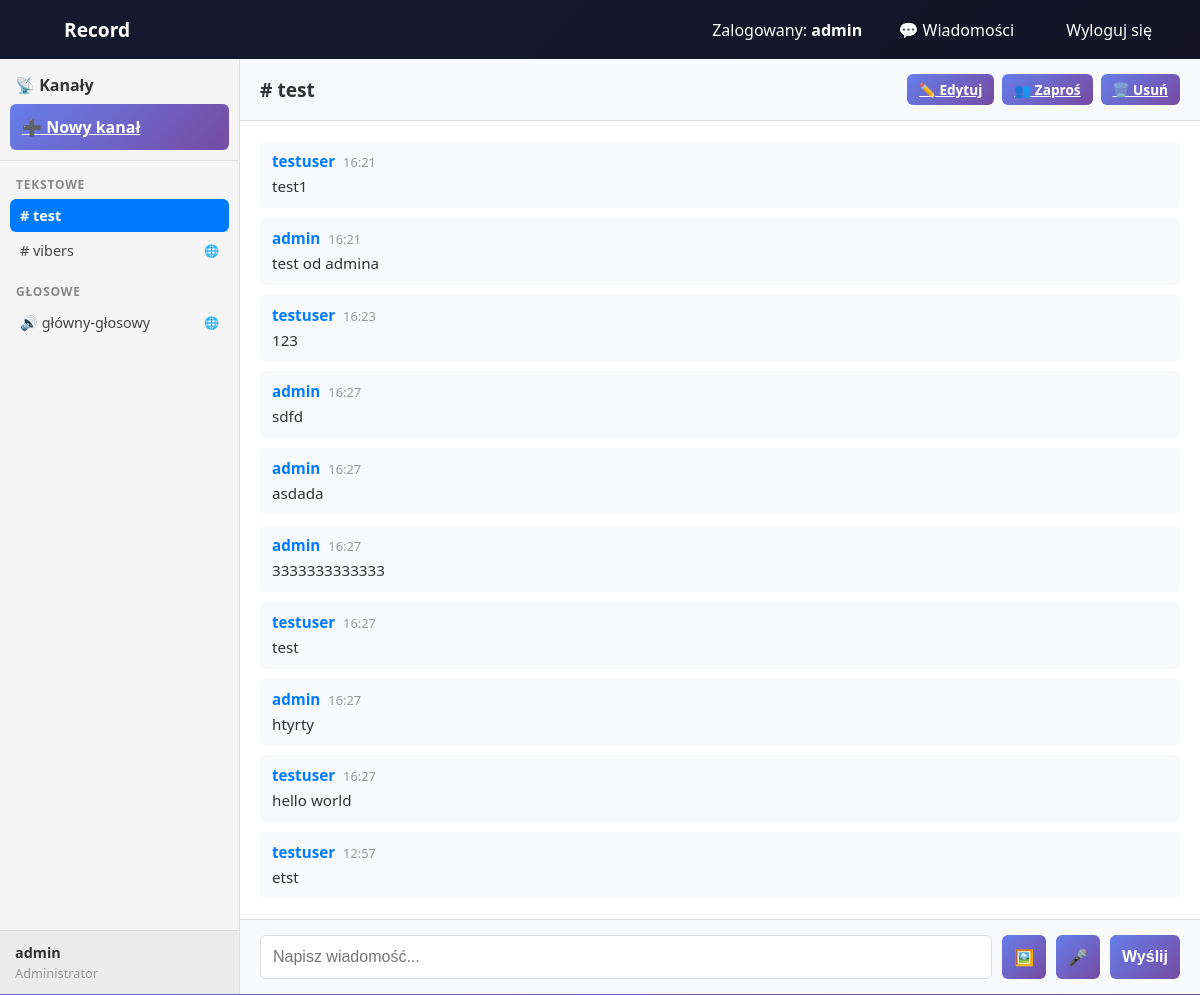
Before: /?channel_id=5 (signed in) with the older database file.
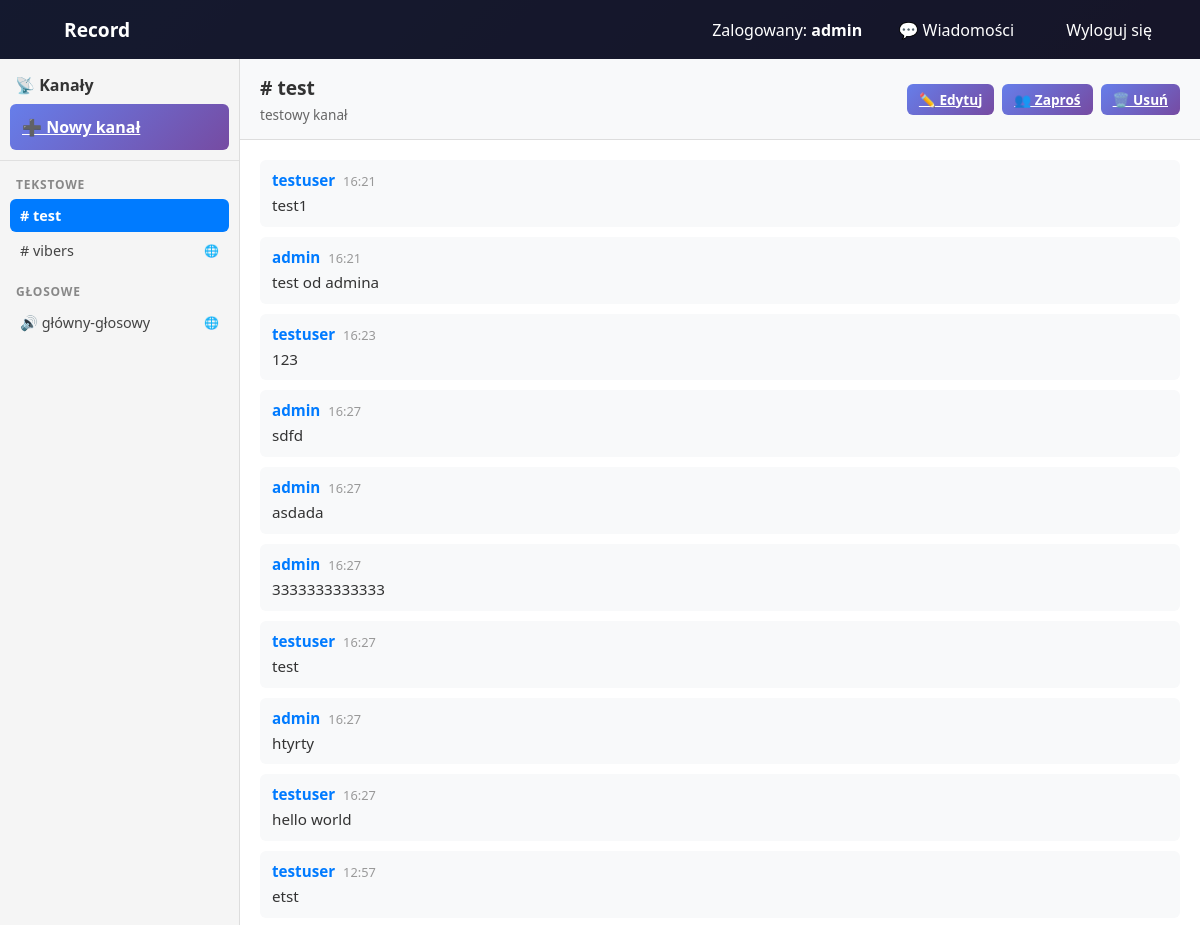
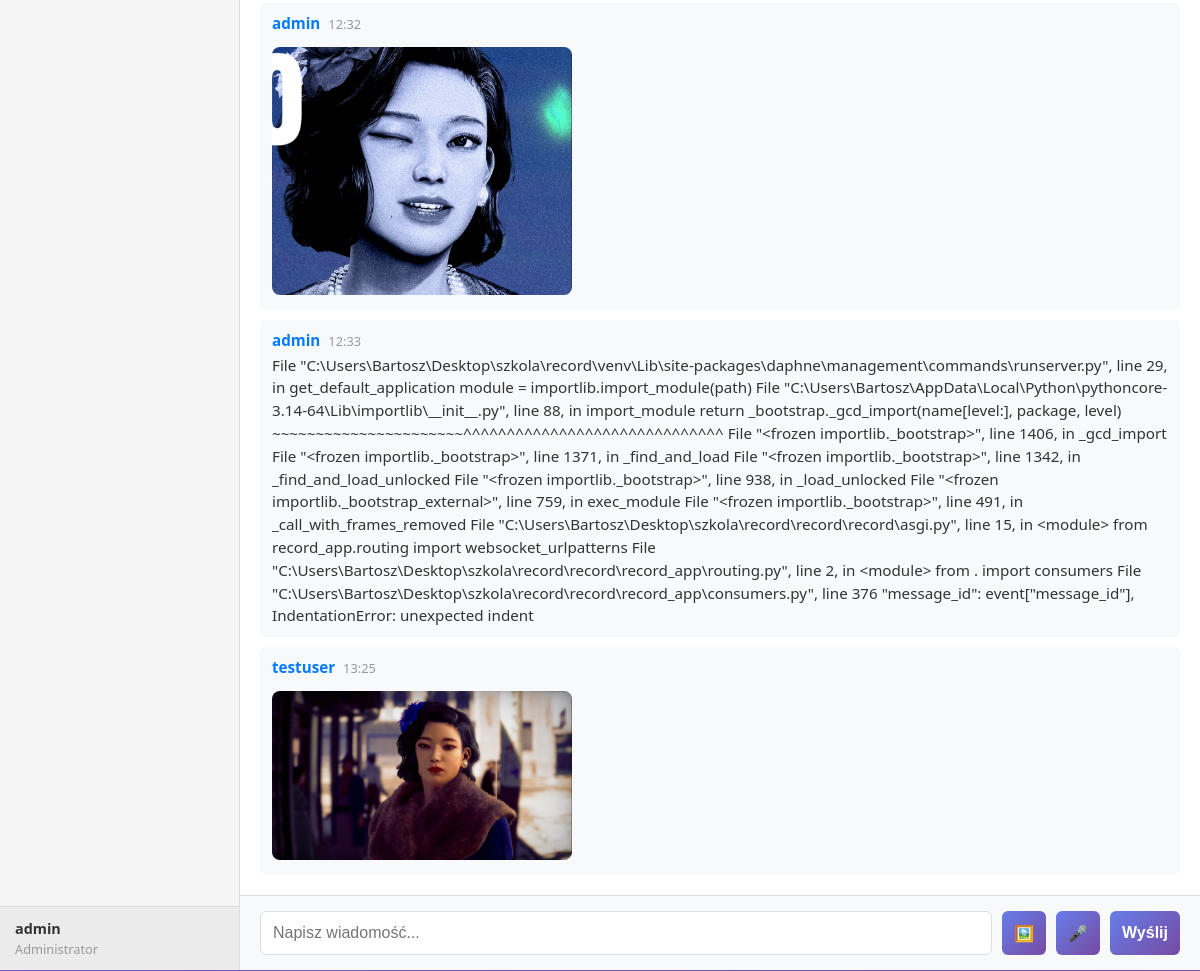
After: the same page with the newer database file (2 pictures, top to bottom).
### record_app/models.py (models this page shows, shortened)
class User(AbstractUser):
    ROLE_CHOICES = [
        ('user', 'Zwykły Użytkownik'),
        ('moderator', 'Moderator'),
        ('admin', 'Administrator'),
    ]
    role = models.CharField(
        max_length=10,
        choices=ROLE_CHOICES,
        default='user'
    )
    description = models.TextField(blank=True, null=True)
    class Meta:
        verbose_name = 'Użytkownik'
        verbose_name_plural = 'Użytkownicy'

class Channel(models.Model):
    CHANNEL_TYPE_CHOICES = [
        ('text', 'Kanał tekstowy'),
        ('voice', 'Kanał głosowy'),
    ]
    name = models.CharField(max_length=100)
    description = models.TextField(blank=True, null=True)
    channel_type = models.CharField(
        max_length=10,
        choices=CHANNEL_TYPE_CHOICES,
        default='text'
    )
    is_public = models.BooleanField(default=True)
    created_by = models.ForeignKey(User, on_delete=models.CASCADE, related_name='created_channels')
    created_at = models.DateTimeField(auto_now_add=True)
    updated_at = models.DateTimeField(auto_now=True)
    class Meta:
        verbose_name = 'Kanał'
        verbose_name_plural = 'Kanały'
        ordering = ['created_at']

class Message(models.Model):
    channel = models.ForeignKey(Channel, on_delete=models.CASCADE, related_name='messages')
    author = models.ForeignKey(User, on_delete=models.CASCADE, related_name='messages')
    content = models.TextField()
    image = models.ImageField(upload_to='messages/', blank=True, null=True)
    audio = models.FileField(upload_to='messages_audio/', blank=True, null=True)
    created_at = models.DateTimeField(auto_now_add=True)
    updated_at = models.DateTimeField(auto_now=True)
    class Meta:
        verbose_name = 'Wiadomość'
        verbose_name_plural = 'Wiadomości'
        ordering = ['created_at']

### record_app/views.py (the view)
# urls.py: path('', views.home_view, name='home'),
@login_required(login_url='login')
def home_view(request):
    all_channels = Channel.objects.filter(
        Q(is_public=True) |
        Q(members__user=request.user) |
        Q(created_by=request.user)
    ).distinct()
    text_channels = all_channels.filter(channel_type='text').order_by('name')
    voice_channels = all_channels.filter(channel_type='voice').order_by('name')
    selected_channel_id = request.GET.get('channel_id')
    selected_channel = None
    messages_list = []
    if selected_channel_id:
        try:
            selected_channel = Channel.objects.get(id=selected_channel_id)
            is_member = selected_channel.members.filter(user=request.user).exists() or \
                       selected_channel.is_public or \
                       selected_channel.created_by == request.user
            if not is_member and not request.user.role == 'admin':
                messages.error(request, "Nie masz dostępu do tego kanału.")
                selected_channel = None
            else:
                messages_list = selected_channel.messages.all()[:50]  # Ostatnie 50 wiadomości
        except Channel.DoesNotExist:
            pass
    message_form = MessageForm() if selected_channel else None
    context = {
        'text_channels': text_channels,
        'voice_channels': voice_channels,
        'selected_channel': selected_channel,
        'messages': messages_list,
        'message_form': message_form,
        'is_admin': request.user.role in ['admin', 'moderator'],
    }
    return render(request, 'record_app/home.html', context)

### record_app/forms.py (shortened to what this page needs)
class MessageForm(forms.ModelForm):
    class Meta:
        model = Message
        fields = ('content',)
        widgets = {
            'content': forms.Textarea(attrs={
                'class': 'form-control',
                'placeholder': 'Napisz wiadomość...',
                'rows': 2
            })
        }

### record_app/templates/record_app/home.html (shortened to what this page needs)
{% extends "record_app/base.html" %}
{% load static %}
{% block extra_css %}
<link rel="stylesheet" href="{% static 'css/home.css' %}">
{% endblock %}
{% block content %}
<div class="record-wrapper">
    <div class="record-layout">
        <aside class="channels-sidebar">
            <div class="sidebar-header">
                <h5>
                    📡 Kanały
                </h5>
                {% if is_admin %}
                <a href="{% url 'create_channel' %}" class="btn btn-sm btn-primary">
                    ➕ Nowy kanał
                </a>
                {% endif %}
            </div>
            <div class="channels-grid">
                <div class="channel-column">
                    <h6 class="channel-column-title">Tekstowe</h6>
                    <div class="channel-list" id="text-channels-list">
                        {% for channel in text_channels %}
                        <div class="channel-item" data-channel-id="{{ channel.id }}">
                            <a href="?channel_id={{ channel.id }}"
                               class="channel-link {% if selected_channel.id == channel.id %}active{% endif %}">
                                # {{ channel.name }}
                                {% if channel.is_public %}
                                <span class="badge-public">🌐</span>
                                {% endif %}
                            </a>
                        </div>
                        {% endfor %}
                    </div>
                </div>
                <div class="channel-column">
                    <h6 class="channel-column-title">Głosowe</h6>
                    <div class="channel-list" id="voice-channels-list">
                        {% for channel in voice_channels %}
                        <div class="channel-item" data-channel-id="{{ channel.id }}">
                            <a href="?channel_id={{ channel.id }}"
                               class="channel-link {% if selected_channel.id == channel.id %}active{% endif %}">
                                🔊 {{ channel.name }}
                                {% if channel.is_public %}
                                <span class="badge-public">🌐</span>
                                {% endif %}
                            </a>
                        </div>
                        {% endfor %}
                    </div>
                </div>
            </div>
            <div class="sidebar-footer">
                <strong>{{ user.username }}</strong>
                <small>{{ user.get_role_display }}</small>
            </div>
        </aside>
        <main class="chat-area">
            {% if selected_channel %}
            <div class="chat-header">
                <div class="channel-title">
                    <h3>
                        {% if selected_channel.channel_type == 'text' %}#{% else %}🔊{% endif %}
                        {{ selected_channel.name }}
                    </h3>
                    {% if selected_channel.description %}
                    <p class="channel-description">{{ selected_channel.description }}</p>
                    {% endif %}
                </div>
                {% if is_admin %}
                <div class="header-actions">
                    <a href="{% url 'edit_channel' selected_channel.id %}" class="btn btn-sm btn-warning">✏️ Edytuj</a>
                    <a href="{% url 'invite_channel' selected_channel.id %}" class="btn btn-sm btn-info">👥 Zaproś</a>
                    <a href="{% url 'delete_channel' selected_channel.id %}" class="btn btn-sm btn-danger">🗑️ Usuń</a>
                </div>
                {% endif %}
            </div>
            <div class="messages-area">
                <div class="messages-container" id="messages-container">
                    {% if messages|length > 0 %}
                        {% for message in messages %}
                        <div class="message" data-message-id="{{ message.id }}">
                            <div class="message-header">
                                <strong class="message-author">{{ message.author.username }}</strong>
                                <span class="message-time">{{ message.created_at|date:"H:i" }}</span>
                            </div>
                            {% if message.content %}
                            <div class="message-content">{{ message.content }}</div>
                            {% endif %}
                            {% if message.image %}
                            <div class="message-image">
                                <img src="{{ message.image.url }}" alt="Obrazek" style="max-width: 300px; max-height: 300px; margin-top: 10px; border-radius: 8px;">
                            </div>
                            {% endif %}
                        </div>
                        {% endfor %}
                    {% else %}
                    <div class="no-messages">
                        <p>Brak wiadomości w tym kanale. Bądź pierwszy!</p>
                    </div>
                    {% endif %}
                </div>
            </div>
            {% if selected_channel.channel_type == 'text' %}
            <div class="message-input-area">
                <div class="message-form" id="message-form-wrapper">
                    <div style="display: flex; gap: 10px; width: 100%;">
                        <input type="text"
                               id="message-input"
                               name="content"
                               class="form-control"
                               placeholder="Napisz wiadomość..."
                               autocomplete="off"
                               style="flex: 1;">
                        <button type="button" id="image-btn" class="btn btn-secondary" title="Dodaj obrazek">🖼️</button>
                        <button type="button" id="voice-btn" class="btn btn-secondary" title="Nagraj wiadomość głosową">🎤</button>
                        <button type="button" id="send-btn" class="btn btn-primary">Wyślij</button>
                    </div>
                </div>
            </div>
            {% else %}
            <div class="message-input-area voice-notice">
                <p>🔊 To jest kanał głosowy. Funkcja audio wkrótce.</p>
            </div>
            {% endif %}
            {% endif %}
        </main>
    </div>
</div>
{% endblock %}

### record_app/templates/record_app/base.html (shortened to what this page needs)
{% load static %}
<!DOCTYPE html>
<html lang="pl">
<head>
    <link rel="stylesheet" href="{% static 'css/style.css' %}">
    {% block extra_css %}{% endblock %}
</head>
<body>
    <nav>
        <div>
            <a href="{% url 'home' %}" style="font-weight: bold; font-size: 1.2rem;">Record</a>
        </div>
        <div>
            {% if user.is_authenticated %}
                <span>Zalogowany: <strong>{{ user.username }}</strong></span>
                <a href="{% url 'private_conversations' %}">💬 Wiadomości</a>
                <a href="{% url 'logout' %}">Wyloguj się</a>
            {% else %}
                <a href="{% url 'login' %}">Logowanie</a>
                <a href="{% url 'register' %}">Rejestracja</a>
            {% endif %}
        </div>
    </nav>
    {% block content %}
    {% endblock %}
</body>
</html>

### record_app/static/css/style.css (style rules this page uses)
* { margin: 0; padding: 0; box-sizing: border-box; }
body { font-family: 'Segoe UI', Tahoma, Geneva, Verdana, sans-serif; background: linear-gradient(135deg, #667eea 0%, #764ba2 100%); min-height: 100vh; display: flex; flex-direction: column; }
nav { background: rgba(0, 0, 0, 0.8); padding: 1rem 2rem; display: flex; justify-content: space-between; align-items: center; color: white; }
nav a, nav button { color: white; text-decoration: none; margin-left: 1rem; cursor: pointer; background: none; border: none; font-size: 1rem; padding: 0.5rem 1rem; border-radius: 4px; transition: background 0.3s; }
.form-control { width: 100%; padding: 0.75rem; border: 1px solid #ddd; border-radius: 6px; font-size: 1rem; transition: border-color 0.3s; }
.btn { width: 100%; padding: 0.75rem; background: linear-gradient(135deg, #667eea 0%, #764ba2 100%); color: white; border: none; border-radius: 6px; font-size: 1rem; font-weight: 600; cursor: pointer; transition: transform 0.2s, box-shadow 0.2s; }

### record_app/templates/record_app/home.html (style rules this page uses)
.message-image img { cursor: pointer; transition: transform 0.2s, filter 0.2s; }

Changed rows visible on the page:
changed Channel "test": description (not shown) → "testowy kanał"
added Message: author.username "admin", created_at "12:32", image (picture)
added Message: author.username "admin", created_at "12:33", content "File \"C:\\Users\\Bartosz\\Desktop\\szkola\\record\\venv\\Lib\\site-packages\\daphne\\management\\commands\\runserver.py\", line 29, in get_default_application module = importlib.import_module(path) File \"C:\\Users\\Bartosz\\AppData\\Local\\Python\\pythoncore-3.14-64\\Lib\\importlib\\__init__.py\", line 88, in import_module return _bootstrap._gcd_import(name[level:], package, level) ~~~~~~~~~~~~~~~~~~~~~~^^^^^^^^^^^^^^^^^^^^^^^^^^^^^^ File \"<frozen importlib._bootstrap>\", line 1406, in _gcd_import File \"<frozen importlib._bootstrap>\", line 1371, in _find_and_load File \"<frozen importlib._bootstrap>\", line 1342, in _find_and_load_unlocked File \"<frozen importlib._bootstrap>\", line 938, in _load_unlocked File…"
added Message: author.username "testuser", created_at "13:25", image (picture)
